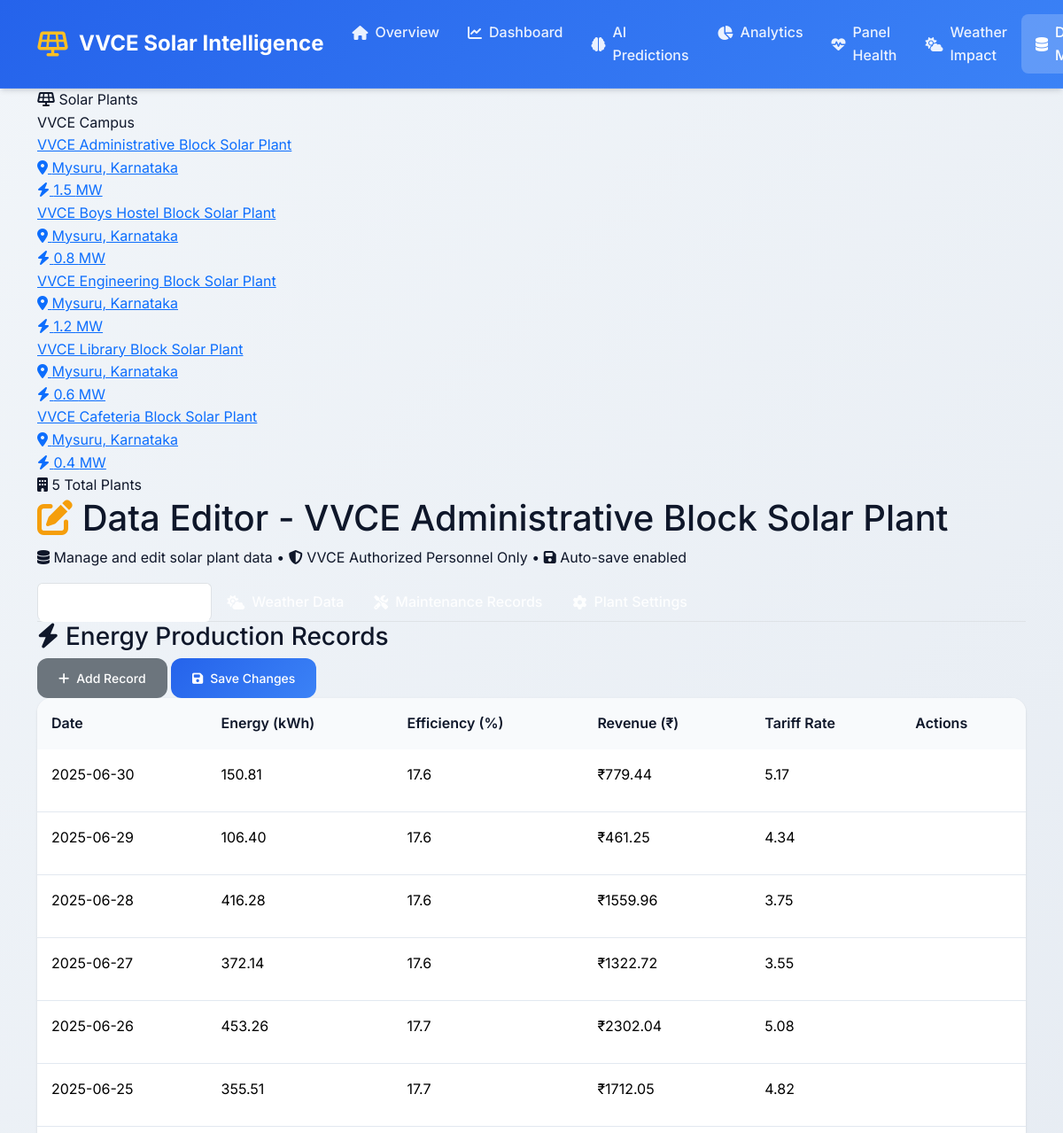
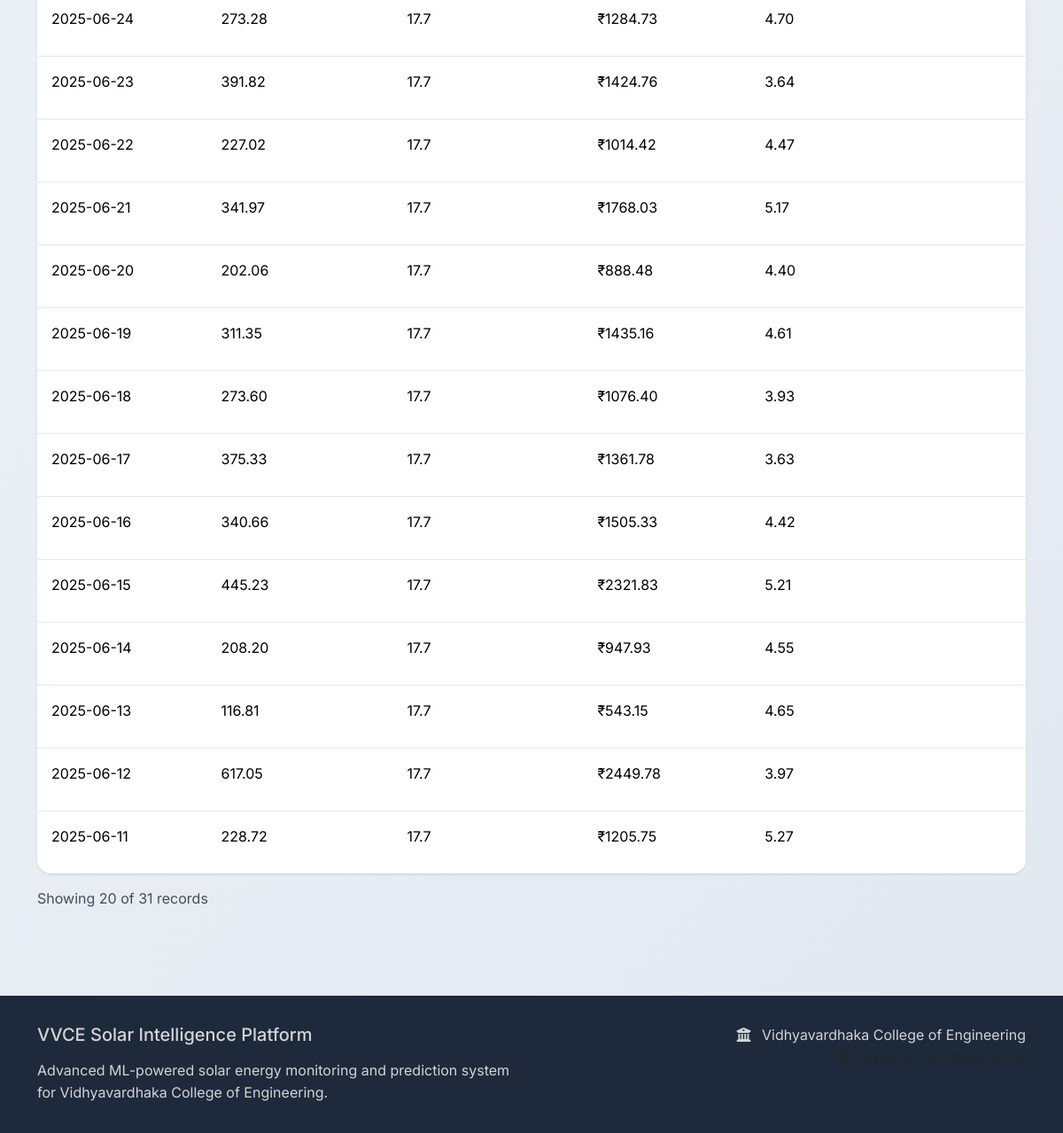
/data_editor, run on the app's committed database (2 pictures, top to bottom).
### models.py (models this page shows)
class SolarPlant(db.Model):
    id = db.Column(db.Integer, primary_key=True)
    name = db.Column(db.String(100), nullable=False)
    location = db.Column(db.String(100), nullable=False)
    capacity_mw = db.Column(db.Float, nullable=False)
    installation_date = db.Column(db.Date, nullable=False)
    panel_type = db.Column(db.String(50), nullable=False)
    efficiency_rating = db.Column(db.Float, nullable=False)
    created_at = db.Column(db.DateTime, default=datetime.utcnow)

class EnergyProduction(db.Model):
    id = db.Column(db.Integer, primary_key=True)
    plant_id = db.Column(db.Integer, db.ForeignKey('solar_plant.id'), nullable=False)
    date = db.Column(db.Date, nullable=False)
    energy_produced = db.Column(db.Float, nullable=False)  # kWh
    equipment_efficiency = db.Column(db.Float, nullable=False)  # Percentage
    revenue_inr = db.Column(db.Float, nullable=False)  # Indian Rupees
    tariff_rate = db.Column(db.Float, nullable=False)  # INR per kWh
    created_at = db.Column(db.DateTime, default=datetime.utcnow)
    plant = db.relationship('SolarPlant', backref=db.backref('energy_production', lazy=True))

### routes.py (the view)
@app.route('/data_editor')
@app.route('/data_editor/<int:plant_id>')
def data_editor(plant_id=None):
    try:
        if plant_id:
            plant = SolarPlant.query.get_or_404(plant_id)
        else:
            plant = SolarPlant.query.first()
            if not plant:
                flash('No solar plants found', 'warning')
                return redirect(url_for('index'))
            plant_id = plant.id
        end_date = date.today()
        start_date = end_date - timedelta(days=30)
        energy_data = EnergyProduction.query.filter(
            EnergyProduction.plant_id == plant_id,
            EnergyProduction.date >= start_date
        ).order_by(EnergyProduction.date.desc()).all()
        weather_data = WeatherData.query.filter(
            WeatherData.plant_id == plant_id,
            WeatherData.date >= start_date
        ).order_by(WeatherData.date.desc()).all()
        maintenance_data = MaintenanceRecord.query.filter(
            MaintenanceRecord.plant_id == plant_id
        ).order_by(MaintenanceRecord.date.desc()).limit(50).all()
        all_plants = SolarPlant.query.all()
        return render_template('data_editor.html',
                             plant=plant,
                             all_plants=all_plants,
                             energy_data=energy_data,
                             weather_data=weather_data,
                             maintenance_data=maintenance_data)
    except Exception as e:
        logging.error(f"Error in data editor route: {e}")
        flash('Error loading data editor', 'error')
        return redirect(url_for('index'))

### templates/data_editor.html (shortened to what this page needs)
{% extends "base.html" %}
{% block content %}
<div class="app-container">
    <aside class="app-sidebar">
        <div class="sidebar-header">
            <div class="sidebar-title">
                <i class="fas fa-solar-panel"></i>
                Solar Plants
            </div>
            <div class="sidebar-subtitle">VVCE Campus</div>
        </div>
        <div class="plant-list">
            {% for p in all_plants %}
            <a href="{{ url_for('data_editor', plant_id=p.id) }}"
               class="plant-item {% if p.id == plant.id %}active{% endif %}">
                <div class="plant-name">{{ p.name }}</div>
                <div class="plant-details">
                    <div class="plant-location">
                        <i class="fas fa-map-marker-alt"></i>
                        {{ p.location }}
                    </div>
                    <div class="plant-capacity">
                        <i class="fas fa-bolt"></i>
                        {{ p.capacity_mw }} MW
                    </div>
                </div>
            </a>
            {% endfor %}
        </div>
        <div class="sidebar-footer">
            <i class="fas fa-building"></i>
            {{ all_plants|length }} Total Plants
        </div>
    </aside>
    <main class="app-main">
        <div class="page-header">
            <h1 class="page-title">
                <i class="fas fa-edit" style="color: #f59e0b;"></i>
                Data Editor - {{ plant.name }}
            </h1>
            <p class="page-subtitle">
                <i class="fas fa-database"></i> Manage and edit solar plant data •
                <i class="fas fa-shield-alt"></i> VVCE Authorized Personnel Only •
                <i class="fas fa-save"></i> Auto-save enabled
            </p>
        </div>
        <div class="content-section">
            <ul class="nav nav-tabs" id="dataEditorTabs" role="tablist">
                <li class="nav-item" role="presentation">
                    <button class="nav-link active" id="energy-tab" data-bs-toggle="tab" data-bs-target="#energy-data" type="button" role="tab">
                        <i class="fas fa-bolt"></i> Energy Production
                    </button>
                </li>
                <li class="nav-item" role="presentation">
                    <button class="nav-link" id="weather-tab" data-bs-toggle="tab" data-bs-target="#weather-data" type="button" role="tab">
                        <i class="fas fa-cloud-sun"></i> Weather Data
                    </button>
                </li>
                <li class="nav-item" role="presentation">
                    <button class="nav-link" id="maintenance-tab" data-bs-toggle="tab" data-bs-target="#maintenance-data" type="button" role="tab">
                        <i class="fas fa-tools"></i> Maintenance Records
                    </button>
                </li>
                <li class="nav-item" role="presentation">
                    <button class="nav-link" id="plant-tab" data-bs-toggle="tab" data-bs-target="#plant-data" type="button" role="tab">
                        <i class="fas fa-cog"></i> Plant Settings
                    </button>
                </li>
            </ul>
            <div class="tab-content" id="dataEditorTabContent">
                <div class="tab-pane fade show active" id="energy-data" role="tabpanel">
                    <div class="section-header">
                        <h3 class="section-title">
                            <i class="fas fa-bolt"></i> Energy Production Records
                        </h3>
                        <div class="flex gap-2">
                            <button class="btn btn-secondary btn-sm" onclick="addEnergyRecord()">
                                <i class="fas fa-plus"></i> Add Record
                            </button>
                            <button class="btn btn-primary btn-sm" onclick="saveAllChanges()">
                                <i class="fas fa-save"></i> Save Changes
                            </button>
                        </div>
                    </div>
                    <div class="section-content">
                        <div class="table-container">
                            <table class="table" id="energyTable">
                                <thead>
                                    <tr>
                                        <th>Date</th>
                                        <th>Energy (kWh)</th>
                                        <th>Efficiency (%)</th>
                                        <th>Revenue (₹)</th>
                                        <th>Tariff Rate</th>
                                        <th>Actions</th>
                                    </tr>
                                </thead>
                                <tbody>
                                    {% for record in energy_data[:20] %}
                                    <tr data-id="{{ record.id }}">
                                        <td>{{ record.date.strftime('%Y-%m-%d') }}</td>
                                        <td class="editable-cell" data-field="energy_produced">{{ '{:.2f}'.format(record.energy_produced) }}</td>
                                        <td class="editable-cell" data-field="equipment_efficiency">{{ '{:.1f}'.format(record.equipment_efficiency) }}</td>
                                        <td class="editable-cell" data-field="revenue_inr">₹{{ '{:.2f}'.format(record.revenue_inr) }}</td>
                                        <td class="editable-cell" data-field="tariff_rate">{{ '{:.2f}'.format(record.tariff_rate) }}</td>
                                        <td>
                                            <button class="btn btn-sm" style="background: var(--danger); color: white;" onclick="deleteRecord('energy', {{ record.id }})">
                                                <i class="fas fa-trash"></i>
                                            </button>
                                        </td>
                                    </tr>
                                    {% endfor %}
                                </tbody>
                            </table>
                        </div>
                        <div class="mt-3 text-sm opacity-75">
                            Showing {{ energy_data[:20]|length }} of {{ energy_data|length }} records
                        </div>
                    </div>
                </div>
            </div>
        </div>
    </main>
</div>
{% endblock %}

### templates/base.html (shortened to what this page needs)
<!DOCTYPE html>
<html lang="en">
<head>
    <link href="https://cdn.jsdelivr.net/npm/bootstrap@5.3.2/dist/css/bootstrap.min.css" rel="stylesheet">
    <link rel="stylesheet" href="https://cdnjs.cloudflare.com/ajax/libs/font-awesome/6.5.1/css/all.min.css">
    <link href="https://unpkg.com/aos@2.3.1/dist/aos.css" rel="stylesheet">
</head>
<body>
    <nav class="navbar navbar-expand-lg fixed-top">
        <div class="container">
            <a class="navbar-brand" href="{{ url_for('index') }}">
                <i class="fas fa-solar-panel"></i>
                VVCE Solar Intelligence
            </a>
            <div class="collapse navbar-collapse" id="navbarNav">
                <ul class="navbar-nav ms-auto">
                    <li class="nav-item">
                        <a class="nav-link {{ 'active' if request.endpoint == 'index' }}" href="{{ url_for('index') }}">
                            <i class="fas fa-home"></i>
                            Overview
                        </a>
                    </li>
                    <li class="nav-item">
                        <a class="nav-link {{ 'active' if request.endpoint == 'dashboard' }}" href="{{ url_for('dashboard') }}">
                            <i class="fas fa-chart-line"></i>
                            Dashboard
                        </a>
                    </li>
                    <li class="nav-item">
                        <a class="nav-link {{ 'active' if request.endpoint == 'predictions' }}" href="{{ url_for('predictions') }}">
                            <i class="fas fa-brain"></i>
                            AI Predictions
                        </a>
                    </li>
                    <li class="nav-item">
                        <a class="nav-link {{ 'active' if request.endpoint == 'analytics_dashboard' }}" href="{{ url_for('analytics_dashboard') }}">
                            <i class="fas fa-chart-pie"></i>
                            Analytics
                        </a>
                    </li>
                    <li class="nav-item">
                        <a class="nav-link {{ 'active' if request.endpoint == 'panel_health_dashboard' }}" href="{{ url_for('panel_health_dashboard') }}">
                            <i class="fas fa-heartbeat"></i>
                            Panel Health
                        </a>
                    </li>
                    <li class="nav-item">
                        <a class="nav-link {{ 'active' if request.endpoint == 'weather_impact_dashboard' }}" href="{{ url_for('weather_impact_dashboard') }}">
                            <i class="fas fa-cloud-sun"></i>
                            Weather Impact
                        </a>
                    </li>
                    <li class="nav-item">
                        <a class="nav-link {{ 'active' if request.endpoint == 'data_editor' }}" href="{{ url_for('data_editor') }}">
                            <i class="fas fa-database"></i>
                            Data Manager
                        </a>
                    </li>
                </ul>
            </div>
        </div>
    </nav>
    <main class="main-content" style="padding-top: 100px;">
        <div class="container">
            {% block content %}{% endblock %}
        </div>
    </main>
    <footer class="footer">
        <div class="container">
            <div class="row">
                <div class="col-md-6">
                    <h5 class="mb-3">VVCE Solar Intelligence Platform</h5>
                    <p class="mb-0">Advanced ML-powered solar energy monitoring and prediction system for Vidhyavardhaka College of Engineering.</p>
                </div>
                <div class="col-md-6 text-md-end">
                    <p class="mb-0">
                        <i class="fas fa-university me-2"></i>
                        Vidhyavardhaka College of Engineering
                    </p>
                    <p class="mb-0 text-muted">
                        <i class="fas fa-map-marker-alt me-2"></i>
                    </p>
                </div>
            </div>
        </div>
    </footer>
</body>
</html>

### templates/base.html (style rules this page uses)
:root { --primary-color: #2563eb; --primary-dark: #1d4ed8; --secondary-color: #059669; --accent-color: #f59e0b; --warning-color: #dc2626; --success-color: #16a34a; --surface-color: #ffffff; --surface-alt: #f8fafc; --surface-dark: #1e293b; --text-primary: #0f172a; --text-secondary: #64748b; --text-light: #94a3b8; --border-color: #e2e8f0; --shadow-light: 0 1px 3px 0 rgb(0 0 0 / 0.1), 0 1px 2px -1px rgb(0 0 0 / 0.1); --shadow-medium: 0 4px 6px -1px rgb(0 0 0 / 0.1), 0 2px 4px -2px rgb(0 0 0 / 0.1); --shadow-large: 0 10px 15px -3px rgb(0 0 0 / 0.1), 0 4px 6px -4px rgb(0 0 0 / 0.1); --gradient-primary: linear-gradient(135deg, #2563eb 0%, #3b82f6 100%); --gradient-success: linear-gradient(135deg, #059669 0%, #10b981 100%); --gradient-warning: linear-gradient(135deg, #f59e0b 0%, #fbbf24 100%); }
* { margin: 0; padding: 0; box-sizing: border-box; }
body { font-family: 'Inter', -apple-system, BlinkMacSystemFont, 'Segoe UI', sans-serif; background: linear-gradient(135deg, #f1f5f9 0%, #e2e8f0 100%); color: var(--text-primary); line-height: 1.6; min-height: 100vh; }
.navbar { background: var(--gradient-primary) !important; backdrop-filter: blur(20px); border-bottom: 1px solid rgba(255, 255, 255, 0.1); box-shadow: var(--shadow-medium); padding: 1rem 0; }
.navbar-brand { font-weight: 700; font-size: 1.5rem; color: white !important; text-decoration: none; display: flex; align-items: center; gap: 0.75rem; }
.navbar-brand i { font-size: 1.75rem; color: #fbbf24; }
.nav-link { color: rgba(255, 255, 255, 0.9) !important; font-weight: 500; padding: 0.5rem 1rem !important; border-radius: 0.5rem; transition: all 0.3s ease; display: flex; align-items: center; gap: 0.5rem; }
.nav-link.active { background: rgba(255, 255, 255, 0.2); color: white !important; }
.main-content { min-height: calc(100vh - 80px); padding: 2rem 0; }
.btn { border-radius: 0.75rem; font-weight: 500; padding: 0.75rem 1.5rem; border: none; transition: all 0.3s ease; display: inline-flex; align-items: center; gap: 0.5rem; text-decoration: none; }
.btn-primary { background: var(--gradient-primary); color: white; }
.table { background: white; border-radius: 1rem; overflow: hidden; box-shadow: var(--shadow-light); }
.table thead th { background: var(--surface-alt); border: none; color: var(--text-primary); font-weight: 600; padding: 1rem; }
.table tbody td { border: none; padding: 1rem; border-bottom: 1px solid var(--border-color); }
.table tbody tr:last-child td { border-bottom: none; }
.footer { background: var(--surface-dark); color: rgba(255, 255, 255, 0.8); padding: 2rem 0; margin-top: 4rem; }

### data on the page
SolarPlant: name "VVCE Administrative Block Solar Plant", location "Mysuru, Karnataka", capacity_mw "1.5"
SolarPlant: name "VVCE Boys Hostel Block Solar Plant", location "Mysuru, Karnataka", capacity_mw "0.8"
SolarPlant: name "VVCE Engineering Block Solar Plant", location "Mysuru, Karnataka", capacity_mw "1.2"
SolarPlant: name "VVCE Library Block Solar Plant", location "Mysuru, Karnataka", capacity_mw "0.6"
SolarPlant: name "VVCE Cafeteria Block Solar Plant", location "Mysuru, Karnataka", capacity_mw "0.4"
EnergyProduction: date "2025-06-30", energy_produced "150.81", equipment_efficiency "17.6", revenue_inr "779.44", tariff_rate "5.17"
EnergyProduction: date "2025-06-29", energy_produced "106.40", equipment_efficiency "17.6", revenue_inr "461.25", tariff_rate "4.34"
EnergyProduction: date "2025-06-28", energy_produced "416.28", equipment_efficiency "17.6", revenue_inr "1559.96", tariff_rate "3.75"
EnergyProduction: date "2025-06-27", energy_produced "372.14", equipment_efficiency "17.6", revenue_inr "1322.72", tariff_rate "3.55"
EnergyProduction: date "2025-06-26", energy_produced "453.26", equipment_efficiency "17.7", revenue_inr "2302.04", tariff_rate "5.08"
EnergyProduction: date "2025-06-25", energy_produced "355.51", equipment_efficiency "17.7", revenue_inr "1712.05", tariff_rate "4.82"
EnergyProduction: date "2025-06-24", energy_produced "273.28", equipment_efficiency "17.7", revenue_inr "1284.73", tariff_rate "4.70"
EnergyProduction: date "2025-06-23", energy_produced "391.82", equipment_efficiency "17.7", revenue_inr "1424.76", tariff_rate "3.64"
EnergyProduction: date "2025-06-22", energy_produced "227.02", equipment_efficiency "17.7", revenue_inr "1014.42", tariff_rate "4.47"
EnergyProduction: date "2025-06-21", energy_produced "341.97", equipment_efficiency "17.7", revenue_inr "1768.03", tariff_rate "5.17"
EnergyProduction: date "2025-06-20", energy_produced "202.06", equipment_efficiency "17.7", revenue_inr "888.48", tariff_rate "4.40"
EnergyProduction: date "2025-06-19", energy_produced "311.35", equipment_efficiency "17.7", revenue_inr "1435.16", tariff_rate "4.61"
EnergyProduction: date "2025-06-18", energy_produced "273.60", equipment_efficiency "17.7", revenue_inr "1076.40", tariff_rate "3.93"
EnergyProduction: date "2025-06-17", energy_produced "375.33", equipment_efficiency "17.7", revenue_inr "1361.78", tariff_rate "3.63"
EnergyProduction: date "2025-06-16", energy_produced "340.66", equipment_efficiency "17.7", revenue_inr "1505.33", tariff_rate "4.42"
EnergyProduction: date "2025-06-15", energy_produced "445.23", equipment_efficiency "17.7", revenue_inr "2321.83", tariff_rate "5.21"
EnergyProduction: date "2025-06-14", energy_produced "208.20", equipment_efficiency "17.7", revenue_inr "947.93", tariff_rate "4.55"
EnergyProduction: date "2025-06-13", energy_produced "116.81", equipment_efficiency "17.7", revenue_inr "543.15", tariff_rate "4.65"
EnergyProduction: date "2025-06-12", energy_produced "617.05", equipment_efficiency "17.7", revenue_inr "2449.78", tariff_rate "3.97"
EnergyProduction: date "2025-06-11", energy_produced "228.72", equipment_efficiency "17.7", revenue_inr "1205.75", tariff_rate "5.27"

### other printed values
{{ all_plants|length }} "5"
{{ energy_data[:20]|length }} "20"
{{ energy_data|length }} "31"
